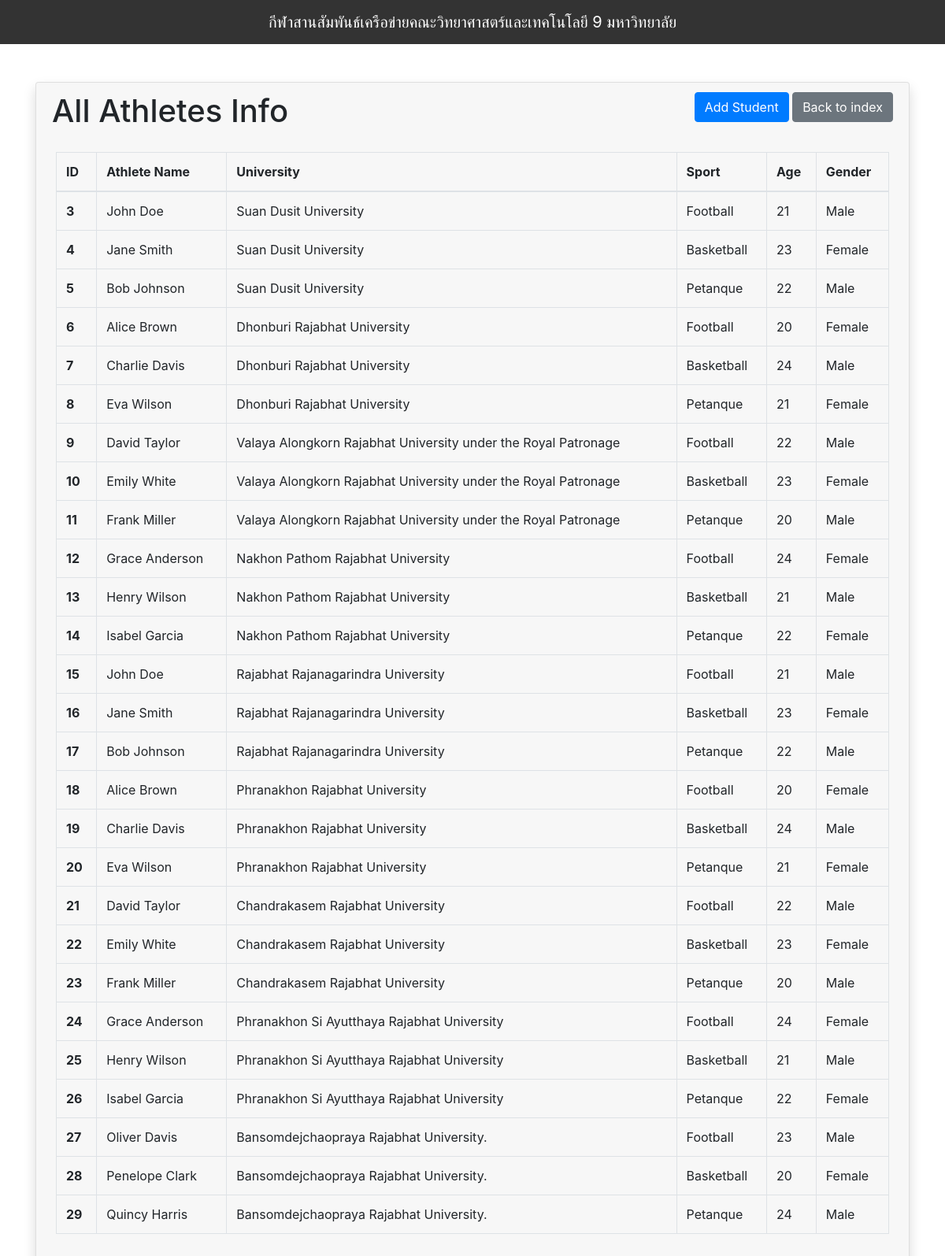
The app's page /view/Showall.php with its own data.
### tables this page shows
CREATE TABLE `athletes` (
  `Athlete_ID` int(11) NOT NULL,
  `Athlete_Name` varchar(255) DEFAULT NULL,
  `University_ID` int(11) DEFAULT NULL,
  `Sport_ID` int(11) DEFAULT NULL,
  `Age` int(11) DEFAULT NULL,
  `Gender` varchar(50) DEFAULT NULL
);

CREATE TABLE `universities` (
  `University_ID` int(11) NOT NULL,
  `University_Name` varchar(255) DEFAULT NULL,
  `Location` varchar(255) DEFAULT NULL
);

CREATE TABLE `sports` (
  `Sport_ID` int(11) NOT NULL,
  `Sport_Name` varchar(255) DEFAULT NULL,
  `image` varchar(500) NOT NULL
);

### lib/Database.php (called while the page is built, shortened)
<?php
class Database
{
    public $host = HOST;
    public $user = USER;
    public $password = PASSWORD;
    public $database = DATABASE;
    public $link;
    public function dbconnect()
    {
        $this->link = mysqli_connect($this->host, $this->user, $this->password, $this->database);
    }
    public function select($query)
    {
        $result = $this->link->query($query) or die($this->link->error . __LINE__);
        if (mysqli_num_rows($result) > 0) {
            return $result;
        } else {
            return false;
        }
    }
    public function selectAll($query)
    {
        $result = $this->link->query($query) or die($this->link->error . __LINE__);
        if ($result !== false) {
            $rows = mysqli_fetch_all($result, MYSQLI_ASSOC);
            return $rows;
        } else {
            return false;
        }
    }
}
?>

### classes/Register.php (called while the page is built, shortened)
<?php
include_once '../lib/Database.php';
class Register
{
    private $db;
    public function __construct()
    {
        $this->db = new Database();
    }
    public function getAllAthletes()
    {
        $query = "SELECT * FROM athletes";
        return $this->db->selectAll($query);
    }
    public function getUniversityName($universityId)
{
    $query = "SELECT University_Name FROM universities WHERE University_ID = $universityId";
    $result = $this->db->select($query);
    return ($result && $row = mysqli_fetch_assoc($result)) ? $row['University_Name'] : 'N/A';
}
public function getSportName($sportId)
{
    $query = "SELECT Sport_Name FROM sports WHERE Sport_ID = $sportId";
    $result = $this->db->select($query);
    return ($result && $row = mysqli_fetch_assoc($result)) ? $row['Sport_Name'] : 'N/A';
}
}
?>

### view/Showall.php (the view, shortened to what this page needs)
<?php
include_once '../classes/Register.php';
$re = new Register();
$athletes = $re->getAllAthletes();
?>
<!DOCTYPE html>
<html lang='en'>
<head>
    <link rel="stylesheet" href="../StyleAthletes .css" />
    <link rel='stylesheet' href='https://cdn.jsdelivr.net/npm/bootstrap@4.6.2/dist/css/bootstrap.min.css'
 />
</head>
<body>
    <?php include './Navbar.php'; ?>
    <br />
    <div class='container'>
        <div class='row d-flex justify-content-center'>
            <div class='col-md-12'>
                <div class='card shadow'>
                    <div class='card-header'>
                        <div class='row'>
                            <div class='col-md-6'>
                                <h1>All Athletes Info</h1>
                            </div>
                            <div class='col-md-6 text-right'>
                                <a href='Addform.php' class='btn btn-primary'>Add Student</a>
                                <a href='../index.php' class='btn btn-secondary'>Back to index</a>
                            </div>
                            <div class='card-body'>
                                <?php
                                    if ( $athletes ) {
                                        echo '<table class="table table-bordered">
                                        <thead>
                                            <tr>
                                                <th scope="col">ID</th>
                                                <th scope="col">Athlete Name</th>
                                                <th scope="col">University</th>
                                                <th scope="col">Sport</th>
                                                <th scope="col">Age</th>
                                                <th scope="col">Gender</th>
                                            </tr>
                                        </thead>
                                        <tbody>';
                                        foreach ( $athletes as $athlete ) {
                                            echo '<tr>
                                                <th scope="row">' . $athlete[ 'Athlete_ID' ] . '</th>
                                                <td>' . $athlete[ 'Athlete_Name' ] . '</td>
                                                <td>' . $re->getUniversityName( $athlete[ 'University_ID' ] ) . '</td>
                                                <td>' . $re->getSportName( $athlete[ 'Sport_ID' ] ) . '</td>
                                                <td>' . $athlete[ 'Age' ] . '</td>
                                                <td>' . $athlete[ 'Gender' ] . '</td>
                                            </tr>';
                                        }
                                        echo '</tbody></table>';
                                    } else {
                                        echo '<p>No athletes found.</p>';
                                    }
                                ?>
                            </div>
                        </div>
                    </div>
                </div>
            </div>
</body>
</html>

### view/Navbar.php (shortened to what this page needs)
<!DOCTYPE html>
<html lang="en">
<head>
</head>
<body>
    <nav class="navbar navbar-expand-lg navbar-dark fixed-top">
        <a class="navbar-brand mx-auto" href="#">
            กีฬาสานสัมพันธ์เครือข่ายคณะวิทยาศาสตร์และเทคโนโลยี 9 มหาวิทยาลัย
        </a>
    </nav>
</body>
</html>

### StyleAthletes .css (style rules this page uses)
body { align-items: center; justify-content: center; height: 100vh; margin: 0; background-image: url('https://wallpaperaccess.com/full/658991.jpg'); background-size: cover; background-position: center; background-repeat: no-repeat; background-attachment: fixed; padding-top: 80px; color: aliceblue; }
.navbar { background-color: rgba(0, 0, 0, 0.8); }
.card { margin-bottom: 20px; }

### records on screen
athletes: Athlete_ID "3", Athlete_Name "John Doe", University_ID.University_Name "Suan Dusit University", Sport_ID.Sport_Name "Football", Age "21", Gender "Male"
athletes: Athlete_ID "4", Athlete_Name "Jane Smith", University_ID.University_Name "Suan Dusit University", Sport_ID.Sport_Name "Basketball", Age "23", Gender "Female"
athletes: Athlete_ID "5", Athlete_Name "Bob Johnson", University_ID.University_Name "Suan Dusit University", Sport_ID.Sport_Name "Petanque", Age "22", Gender "Male"
athletes: Athlete_ID "6", Athlete_Name "Alice Brown", University_ID.University_Name "Dhonburi Rajabhat University", Sport_ID.Sport_Name "Football", Age "20", Gender "Female"
athletes: Athlete_ID "7", Athlete_Name "Charlie Davis", University_ID.University_Name "Dhonburi Rajabhat University", Sport_ID.Sport_Name "Basketball", Age "24", Gender "Male"
athletes: Athlete_ID "8", Athlete_Name "Eva Wilson", University_ID.University_Name "Dhonburi Rajabhat University", Sport_ID.Sport_Name "Petanque", Age "21", Gender "Female"
athletes: Athlete_ID "9", Athlete_Name "David Taylor", University_ID.University_Name "Valaya Alongkorn Rajabhat University under the Royal Patronage", Sport_ID.Sport_Name "Football", Age "22", Gender "Male"
athletes: Athlete_ID "10", Athlete_Name "Emily White", University_ID.University_Name "Valaya Alongkorn Rajabhat University under the Royal Patronage", Sport_ID.Sport_Name "Basketball", Age "23", Gender "Female"
athletes: Athlete_ID "11", Athlete_Name "Frank Miller", University_ID.University_Name "Valaya Alongkorn Rajabhat University under the Royal Patronage", Sport_ID.Sport_Name "Petanque", Age "20", Gender "Male"
athletes: Athlete_ID "12", Athlete_Name "Grace Anderson", University_ID.University_Name "Nakhon Pathom Rajabhat University", Sport_ID.Sport_Name "Football", Age "24", Gender "Female"
athletes: Athlete_ID "13", Athlete_Name "Henry Wilson", University_ID.University_Name "Nakhon Pathom Rajabhat University", Sport_ID.Sport_Name "Basketball", Age "21", Gender "Male"
athletes: Athlete_ID "14", Athlete_Name "Isabel Garcia", University_ID.University_Name "Nakhon Pathom Rajabhat University", Sport_ID.Sport_Name "Petanque", Age "22", Gender "Female"
athletes: Athlete_ID "15", Athlete_Name "John Doe", University_ID.University_Name "Rajabhat Rajanagarindra University", Sport_ID.Sport_Name "Football", Age "21", Gender "Male"
athletes: Athlete_ID "16", Athlete_Name "Jane Smith", University_ID.University_Name "Rajabhat Rajanagarindra University", Sport_ID.Sport_Name "Basketball", Age "23", Gender "Female"
athletes: Athlete_ID "17", Athlete_Name "Bob Johnson", University_ID.University_Name "Rajabhat Rajanagarindra University", Sport_ID.Sport_Name "Petanque", Age "22", Gender "Male"
athletes: Athlete_ID "18", Athlete_Name "Alice Brown", University_ID.University_Name "Phranakhon Rajabhat University", Sport_ID.Sport_Name "Football", Age "20", Gender "Female"
athletes: Athlete_ID "19", Athlete_Name "Charlie Davis", University_ID.University_Name "Phranakhon Rajabhat University", Sport_ID.Sport_Name "Basketball", Age "24", Gender "Male"
athletes: Athlete_ID "20", Athlete_Name "Eva Wilson", University_ID.University_Name "Phranakhon Rajabhat University", Sport_ID.Sport_Name "Petanque", Age "21", Gender "Female"
athletes: Athlete_ID "21", Athlete_Name "David Taylor", University_ID.University_Name "Chandrakasem Rajabhat University", Sport_ID.Sport_Name "Football", Age "22", Gender "Male"
athletes: Athlete_ID "22", Athlete_Name "Emily White", University_ID.University_Name "Chandrakasem Rajabhat University", Sport_ID.Sport_Name "Basketball", Age "23", Gender "Female"
athletes: Athlete_ID "23", Athlete_Name "Frank Miller", University_ID.University_Name "Chandrakasem Rajabhat University", Sport_ID.Sport_Name "Petanque", Age "20", Gender "Male"
athletes: Athlete_ID "24", Athlete_Name "Grace Anderson", University_ID.University_Name "Phranakhon Si Ayutthaya Rajabhat University", Sport_ID.Sport_Name "Football", Age "24", Gender "Female"
athletes: Athlete_ID "25", Athlete_Name "Henry Wilson", University_ID.University_Name "Phranakhon Si Ayutthaya Rajabhat University", Sport_ID.Sport_Name "Basketball", Age "21", Gender "Male"
athletes: Athlete_ID "26", Athlete_Name "Isabel Garcia", University_ID.University_Name "Phranakhon Si Ayutthaya Rajabhat University", Sport_ID.Sport_Name "Petanque", Age "22", Gender "Female"
athletes: Athlete_ID "27", Athlete_Name "Oliver Davis", University_ID.University_Name "Bansomdejchaopraya Rajabhat University.", Sport_ID.Sport_Name "Football", Age "23", Gender "Male"
athletes: Athlete_ID "28", Athlete_Name "Penelope Clark", University_ID.University_Name "Bansomdejchaopraya Rajabhat University.", Sport_ID.Sport_Name "Basketball", Age "20", Gender "Female"
athletes: Athlete_ID "29", Athlete_Name "Quincy Harris", University_ID.University_Name "Bansomdejchaopraya Rajabhat University.", Sport_ID.Sport_Name "Petanque", Age "24", Gender "Male"
